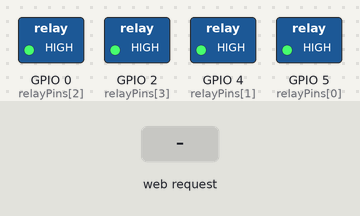
Bench run of a sketch on a simulated ESP8266 (NodeMCU). On the bench: switched loads named in the sketch (green lamp = pin HIGH). Inputs (shaded band) come from the test bench. WiFi joins after 1.5 s; servers stay silent unless stated; what the sketch prints to the serial monitor is not drawn.

Above: at 2.7 s.
2.8 s: HTTP request GET /relay/1/on received
At 3.8 s:
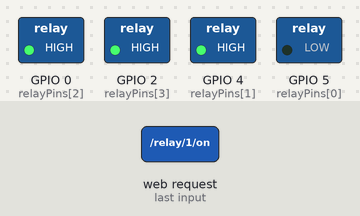
4.3 s: HTTP request GET /relay/2/on received
At 5.0 s:
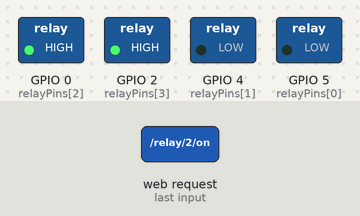
5.8 s: HTTP request GET /relay/1/off received
At 6.1 s:
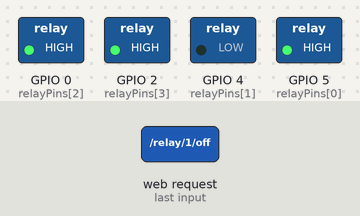
7.3 s: HTTP request GET /relay/3/on received
At 8.5 s:
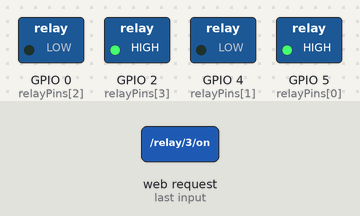
8.8 s: HTTP request GET /relay/2/off received
At 9.6 s:
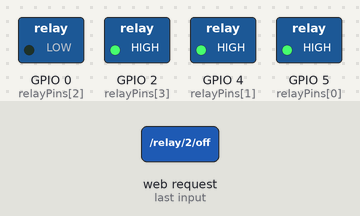
10.3 s: HTTP request GET /relay/4/on received
At 10.8 s:
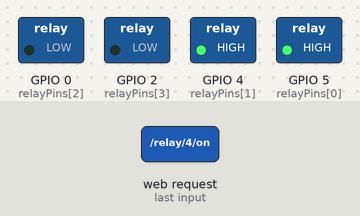
Timing chart, 0 to 12.8 s (numbered marks = the images above; inputs shaded):
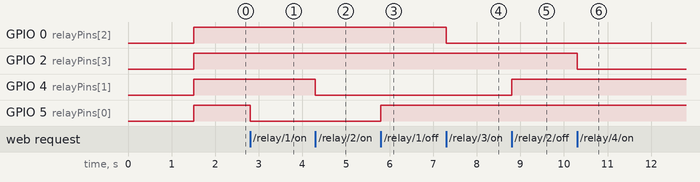

Measured:
- after the input at 2.8 s, GPIO 5 (relayPins[0]): HIGH → LOW at once
- after the input at 4.3 s, GPIO 4 (relayPins[1]): HIGH → LOW at once
- after the input at 5.8 s, GPIO 5 (relayPins[0]): LOW → HIGH at once
- after the input at 7.3 s, GPIO 0 (relayPins[2]): HIGH → LOW at once
- after the input at 8.8 s, GPIO 4 (relayPins[1]): LOW → HIGH at once
- after the input at 10.3 s, GPIO 2 (relayPins[3]): HIGH → LOW at once

The sketch:

smart_home.ino
```cpp
#include <ESP8266WiFi.h>
#include <ESP8266WebServer.h>

const char* ssid = "your_SSID";
const char* password = "your_PASSWORD";

ESP8266WebServer server(80);

int relayPins[4] = {5, 4, 0, 2}; // GPIO pins for relay

void setup() {
  Serial.begin(115200);

  // Connect to Wi-Fi
  WiFi.begin(ssid, password);
  while (WiFi.status() != WL_CONNECTED) {
    delay(500);
    Serial.print(".");
  }
  Serial.println("Connected to WiFi");

  // Initialize relay pins
  for (int i = 0; i < 4; i++) {
    pinMode(relayPins[i], OUTPUT);
    digitalWrite(relayPins[i], HIGH); // HIGH means OFF for relay module
  }

  // Define web server routes
  server.on("/relay/1/on", [](){ controlRelay(0, LOW); });
  server.on("/relay/1/off", [](){ controlRelay(0, HIGH); });
  server.on("/relay/2/on", [](){ controlRelay(1, LOW); });
  server.on("/relay/2/off", [](){ controlRelay(1, HIGH); });
  server.on("/relay/3/on", [](){ controlRelay(2, LOW); });
  server.on("/relay/3/off", [](){ controlRelay(2, HIGH); });
  server.on("/relay/4/on", [](){ controlRelay(3, LOW); });
  server.on("/relay/4/off", [](){ controlRelay(3, HIGH); });

  server.begin();
  Serial.println("HTTP server started");
}

void loop() {
  server.handleClient();
}

void controlRelay(int relay, int state) {
  digitalWrite(relayPins[relay], state);
  server.send(200, "application/json", "{\"status\":\"success\"}");
}
```
